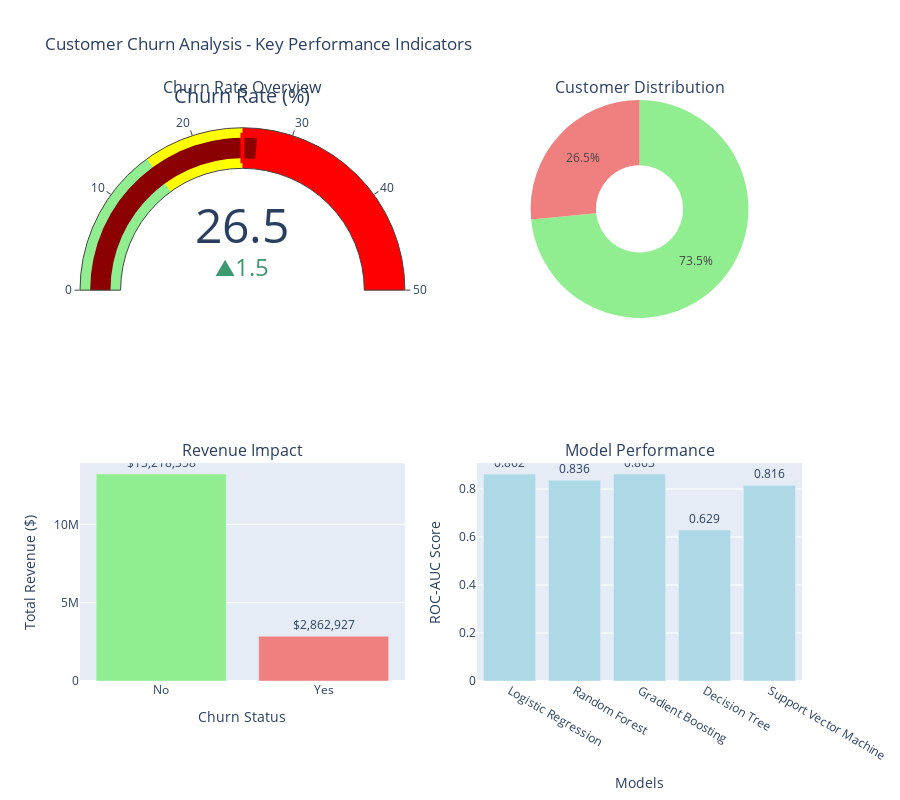

Notebook code cell kept with this figure:
### Code cell
# Create KPI Dashboard
fig_kpi = make_subplots(
    rows=2, cols=2,
    subplot_titles=('Churn Rate Overview', 'Customer Distribution', 'Revenue Impact', 'Model Performance'),
    specs=[[{"type": "indicator"}, {"type": "pie"}],
           [{"type": "bar"}, {"type": "bar"}]]
)

# KPI 1: Overall Churn Rate
fig_kpi.add_trace(
    go.Indicator(
        mode="gauge+number+delta",
        value=churn_rate * 100,
        domain={'x': [0, 1], 'y': [0, 1]},
        title={'text': "Churn Rate (%)"},
        delta={'reference': 25},  # Industry average benchmark
        gauge={
            'axis': {'range': [None, 50]},
            'bar': {'color': "darkred"},
            'steps': [
                {'range': [0, 15], 'color': "lightgreen"},
                {'range': [15, 25], 'color': "yellow"},
                {'range': [25, 50], 'color': "red"}
            ],
            'threshold': {
                'line': {'color': "red", 'width': 4},
                'thickness': 0.75,
                'value': 25
            }
        }
    ),
    row=1, col=1
)

# KPI 2: Customer Distribution Pie Chart
fig_kpi.add_trace(
    go.Pie(
        labels=['Retained', 'Churned'],
        values=[retained_customers, churned_customers],
        hole=0.4,
        marker_colors=['lightgreen', 'lightcoral']
    ),
    row=1, col=2
)

# KPI 3: Revenue Impact by Churn
revenue_by_churn = df_original.groupby('Churn')['TotalCharges'].sum().reset_index()
fig_kpi.add_trace(
    go.Bar(
        x=revenue_by_churn['Churn'],
        y=revenue_by_churn['TotalCharges'],
        marker_color=['lightgreen', 'lightcoral'],
        text=[f'${x:,.0f}' for x in revenue_by_churn['TotalCharges']],
        textposition='outside'
    ),
    row=2, col=1
)

# KPI 4: Model Performance Comparison
model_names = list(model_results.keys())
model_scores = [results['roc_auc'] for results in model_results.values()]

fig_kpi.add_trace(
    go.Bar(
        x=model_names,
        y=model_scores,
        marker_color='lightblue',
        text=[f'{x:.3f}' for x in model_scores],
        textposition='outside'
    ),
    row=2, col=2
)

# Update layout
fig_kpi.update_layout(
    title_text="Customer Churn Analysis - Key Performance Indicators",
    height=800,
    showlegend=False
)

fig_kpi.update_xaxes(title_text="Churn Status", row=2, col=1)
fig_kpi.update_yaxes(title_text="Total Revenue ($)", row=2, col=1)
fig_kpi.update_xaxes(title_text="Models", row=2, col=2)
fig_kpi.update_yaxes(title_text="ROC-AUC Score", row=2, col=2)

fig_kpi.show()

### Figure 1 — Plotly figure (JSON) as saved in the notebook; plotly's stock layout.template omitted (floating-point values rounded to 4 significant figures)
{"data": [{"delta": {"reference": 25}, "domain": {"x": [0, 0.45], "y": [0.625, 1]}, "gauge": {"axis": {"range": [null, 50]}, "bar": {"color": "darkred"}, "steps": [{"color": "lightgreen", "range": [0, 15]}, {"color": "yellow", "range": [15, 25]}, {"color": "red", "range": [25, 50]}], "threshold": {"line": {"color": "red", "width": 4}, "thickness": 0.75, "value": 25}}, "mode": "gauge+number+delta", "title": {"text": "Churn Rate (%)"}, "type": "indicator", "value": 26.54}, {"domain": {"x": [0.55, 1], "y": [0.625, 1]}, "hole": 0.4, "labels": ["Retained", "Churned"], "marker": {"colors": ["lightgreen", "lightcoral"]}, "type": "pie", "values": [5174, 1869]}, {"marker": {"color": ["lightgreen", "lightcoral"]}, "text": ["$13,218,358", "$2,862,927"], "textposition": "outside", "type": "bar", "x": ["No", "Yes"], "xaxis": "x", "y": [13220000.0, 2863000.0], "yaxis": "y"}, {"marker": {"color": "lightblue"}, "text": ["0.862", "0.836", "0.863", "0.629", "0.816"], "textposition": "outside", "type": "bar", "x": ["Logistic Regression", "Random Forest", "Gradient Boosting", "Decision Tree", "Support Vector Machine"], "xaxis": "x2", "y": [0.8622, 0.8364, 0.8625, 0.6292, 0.8159], "yaxis": "y2"}], "layout": {"annotations": [{"font": {"size": 16}, "showarrow": false, "text": "Churn Rate Overview", "x": 0.225, "xanchor": "center", "xref": "paper", "y": 1, "yanchor": "bottom", "yref": "paper"}, {"font": {"size": 16}, "showarrow": false, "text": "Customer Distribution", "x": 0.775, "xanchor": "center", "xref": "paper", "y": 1, "yanchor": "bottom", "yref": "paper"}, {"font": {"size": 16}, "showarrow": false, "text": "Revenue Impact", "x": 0.225, "xanchor": "center", "xref": "paper", "y": 0.375, "yanchor": "bottom", "yref": "paper"}, {"font": {"size": 16}, "showarrow": false, "text": "Model Performance", "x": 0.775, "xanchor": "center", "xref": "paper", "y": 0.375, "yanchor": "bottom", "yref": "paper"}], "height": 800, "showlegend": false, "title": {"text": "Customer Churn Analysis - Key Performance Indicators"}, "xaxis": {"anchor": "y", "domain": [0, 0.45], "title": {"text": "Churn Status"}}, "xaxis2": {"anchor": "y2", "domain": [0.55, 1], "title": {"text": "Models"}}, "yaxis": {"anchor": "x", "domain": [0, 0.375], "title": {"text": "Total Revenue ($)"}}, "yaxis2": {"anchor": "x2", "domain": [0, 0.375], "title": {"text": "ROC-AUC Score"}}}}
